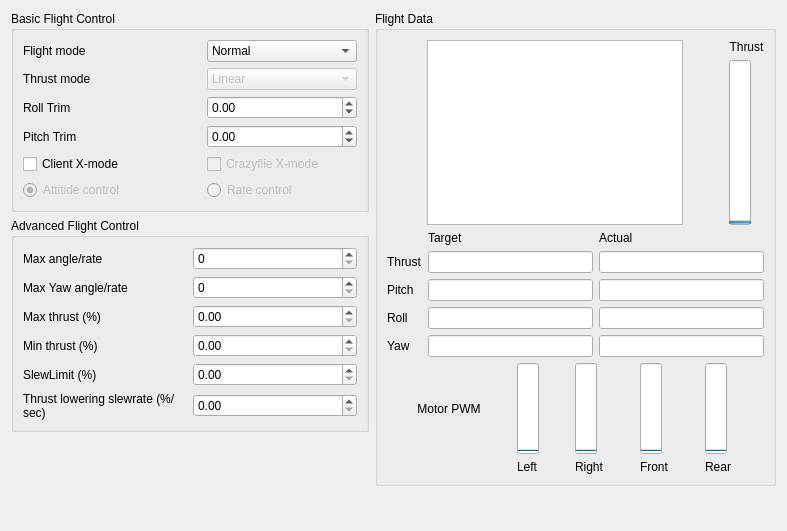
<?xml version="1.0" encoding="UTF-8"?>
<ui version="4.0">
 <class>Form</class>
 <widget class="QWidget" name="Form">
  <property name="geometry">
   <rect>
    <x>0</x>
    <y>0</y>
    <width>787</width>
    <height>531</height>
   </rect>
  </property>
  <property name="windowTitle">
   <string>Form</string>
  </property>
  <layout class="QHBoxLayout" name="horizontalLayout">
   <item>
    <layout class="QVBoxLayout" name="verticalLayout">
     <item>
      <widget class="QGroupBox" name="groupBox_2">
       <property name="title">
        <string>Basic Flight Control</string>
       </property>
       <layout class="QHBoxLayout" name="horizontalLayout_3">
        <item>
         <layout class="QGridLayout" name="gridLayout_3">
          <item row="1" column="1">
           <widget class="QComboBox" name="flightModeCombo">
            <property name="minimumSize">
             <size>
              <width>150</width>
              <height>0</height>
             </size>
            </property>
            <property name="maximumSize">
             <size>
              <width>150</width>
              <height>16777215</height>
             </size>
            </property>
            <property name="toolTip">
             <string>&lt;html&gt;&lt;head/&gt;&lt;body&gt;&lt;p&gt;Select what flightmode to use:&lt;/p&gt;&lt;p&gt; * Safe prevents crashing&lt;/p&gt;&lt;p&gt; * Crazy does not prevent crashing :)&lt;/p&gt;&lt;/body&gt;&lt;/html&gt;</string>
            </property>
            <property name="editable">
             <bool>false</bool>
            </property>
            <property name="currentIndex">
             <number>0</number>
            </property>
            <item>
             <property name="text">
              <string>Normal</string>
             </property>
            </item>
            <item>
             <property name="text">
              <string>Advanced</string>
             </property>
            </item>
           </widget>
          </item>
          <item row="0" column="1">
           <spacer name="verticalSpacer_3">
            <property name="orientation">
             <enum>Qt::Vertical</enum>
            </property>
            <property name="sizeType">
             <enum>QSizePolicy::Maximum</enum>
            </property>
            <property name="sizeHint" stdset="0">
             <size>
              <width>0</width>
              <height>0</height>
             </size>
            </property>
           </spacer>
          </item>
          <item row="2" column="0">
           <widget class="QLabel" name="label_5">
            <property name="text">
             <string>Thrust mode</string>
            </property>
           </widget>
          </item>
          <item row="2" column="1">
           <widget class="QComboBox" name="thrustModeCombo">
            <property name="enabled">
             <bool>false</bool>
            </property>
            <item>
             <property name="text">
              <string>Linear</string>
             </property>
            </item>
            <item>
             <property name="text">
              <string>Quadratic</string>
             </property>
            </item>
           </widget>
          </item>
          <item row="3" column="0">
           <widget class="QLabel" name="label_2">
            <property name="text">
             <string>Roll Trim</string>
            </property>
           </widget>
          </item>
          <item row="3" column="1">
           <widget class="QDoubleSpinBox" name="targetCalRoll">
            <property name="minimum">
             <double>-20.000000000000000</double>
            </property>
            <property name="maximum">
             <double>20.000000000000000</double>
            </property>
            <property name="singleStep">
             <double>0.200000000000000</double>
            </property>
           </widget>
          </item>
          <item row="4" column="1">
           <widget class="QDoubleSpinBox" name="targetCalPitch">
            <property name="minimum">
             <double>-20.000000000000000</double>
            </property>
            <property name="maximum">
             <double>20.000000000000000</double>
            </property>
            <property name="singleStep">
             <double>0.200000000000000</double>
            </property>
           </widget>
          </item>
          <item row="4" column="0">
           <widget class="QLabel" name="label_3">
            <property name="text">
             <string>Pitch Trim</string>
            </property>
           </widget>
          </item>
          <item row="1" column="0">
           <widget class="QLabel" name="label_4">
            <property name="minimumSize">
             <size>
              <width>100</width>
              <height>0</height>
             </size>
            </property>
            <property name="text">
             <string>Flight mode</string>
            </property>
           </widget>
          </item>
          <item row="5" column="1">
           <widget class="QCheckBox" name="crazyflieXModeCheckbox">
            <property name="enabled">
             <bool>false</bool>
            </property>
            <property name="text">
             <string>Crazyflie X-mode</string>
            </property>
           </widget>
          </item>
          <item row="5" column="0">
           <widget class="QCheckBox" name="clientXModeCheckbox">
            <property name="text">
             <string>Client X-mode</string>
            </property>
           </widget>
          </item>
          <item row="6" column="0">
           <widget class="QRadioButton" name="angularPidRadioButton">
            <property name="enabled">
             <bool>false</bool>
            </property>
            <property name="text">
             <string>Attitide control</string>
            </property>
            <property name="checked">
             <bool>true</bool>
            </property>
           </widget>
          </item>
          <item row="6" column="1">
           <widget class="QRadioButton" name="ratePidRadioButton">
            <property name="enabled">
             <bool>false</bool>
            </property>
            <property name="text">
             <string>Rate control</string>
            </property>
           </widget>
          </item>
         </layout>
        </item>
       </layout>
      </widget>
     </item>
     <item>
      <widget class="QGroupBox" name="groupBox_3">
       <property name="title">
        <string>Advanced Flight Control</string>
       </property>
       <layout class="QHBoxLayout" name="horizontalLayout_4">
        <item>
         <layout class="QGridLayout" name="gridLayout_4">
          <item row="2" column="0">
           <widget class="QLabel" name="label_9">
            <property name="text">
             <string>Max thrust (%)</string>
            </property>
           </widget>
          </item>
          <item row="0" column="0">
           <widget class="QLabel" name="label_7">
            <property name="layoutDirection">
             <enum>Qt::LeftToRight</enum>
            </property>
            <property name="text">
             <string>Max angle/rate</string>
            </property>
           </widget>
          </item>
          <item row="3" column="0">
           <widget class="QLabel" name="label">
            <property name="text">
             <string>Min thrust (%)</string>
            </property>
           </widget>
          </item>
          <item row="5" column="0">
           <widget class="QLabel" name="label_26">
            <property name="text">
             <string>Thrust lowering slewrate (%/sec)</string>
            </property>
            <property name="wordWrap">
             <bool>true</bool>
            </property>
           </widget>
          </item>
          <item row="4" column="0">
           <widget class="QLabel" name="label_31">
            <property name="text">
             <string>SlewLimit (%)</string>
            </property>
           </widget>
          </item>
          <item row="1" column="0">
           <widget class="QLabel" name="label_32">
            <property name="text">
             <string>Max Yaw angle/rate</string>
            </property>
           </widget>
          </item>
          <item row="2" column="1">
           <widget class="QDoubleSpinBox" name="maxThrust"/>
          </item>
          <item row="3" column="1">
           <widget class="QDoubleSpinBox" name="minThrust"/>
          </item>
          <item row="4" column="1">
           <widget class="QDoubleSpinBox" name="slewEnableLimit"/>
          </item>
          <item row="5" column="1">
           <widget class="QDoubleSpinBox" name="thrustLoweringSlewRateLimit"/>
          </item>
          <item row="1" column="1">
           <widget class="QSpinBox" name="maxYawRate">
            <property name="minimum">
             <number>0</number>
            </property>
            <property name="maximum">
             <number>500</number>
            </property>
            <property name="value">
             <number>0</number>
            </property>
           </widget>
          </item>
          <item row="0" column="1">
           <widget class="QSpinBox" name="maxAngle">
            <property name="minimum">
             <number>0</number>
            </property>
            <property name="maximum">
             <number>500</number>
            </property>
            <property name="value">
             <number>0</number>
            </property>
           </widget>
          </item>
         </layout>
        </item>
       </layout>
      </widget>
     </item>
     <item>
      <spacer name="verticalSpacer">
       <property name="orientation">
        <enum>Qt::Vertical</enum>
       </property>
       <property name="sizeHint" stdset="0">
        <size>
         <width>20</width>
         <height>403</height>
        </size>
       </property>
      </spacer>
     </item>
     <item>
      <spacer name="horizontalSpacer">
       <property name="orientation">
        <enum>Qt::Horizontal</enum>
       </property>
       <property name="sizeHint" stdset="0">
        <size>
         <width>40</width>
         <height>20</height>
        </size>
       </property>
      </spacer>
     </item>
    </layout>
   </item>
   <item>
    <layout class="QVBoxLayout" name="verticalLayout_3">
     <property name="sizeConstraint">
      <enum>QLayout::SetDefaultConstraint</enum>
     </property>
     <item>
      <widget class="QGroupBox" name="groupBox">
       <property name="title">
        <string>Flight Data</string>
       </property>
       <layout class="QVBoxLayout" name="verticalLayout_2">
        <item>
         <layout class="QGridLayout" name="gridLayout">
          <item row="0" column="3">
           <layout class="QVBoxLayout" name="verticalLayout_4">
            <item>
             <widget class="QLabel" name="label_6">
              <property name="text">
               <string>Thrust</string>
              </property>
              <property name="alignment">
               <set>Qt::AlignCenter</set>
              </property>
             </widget>
            </item>
            <item>
             <widget class="QProgressBar" name="thrustProgress">
              <property name="sizePolicy">
               <sizepolicy hsizetype="Maximum" vsizetype="Expanding">
                <horstretch>0</horstretch>
                <verstretch>0</verstretch>
               </sizepolicy>
              </property>
              <property name="sizeIncrement">
               <size>
                <width>0</width>
                <height>0</height>
               </size>
              </property>
              <property name="maximum">
               <number>65600</number>
              </property>
              <property name="value">
               <number>24</number>
              </property>
              <property name="alignment">
               <set>Qt::AlignCenter</set>
              </property>
              <property name="orientation">
               <enum>Qt::Vertical</enum>
              </property>
             </widget>
            </item>
           </layout>
          </item>
          <item row="0" column="1">
           <widget class="QTextEdit" name="textEdit">
            <property name="documentTitle">
             <string/>
            </property>
            <property name="html">
             <string>&lt;!DOCTYPE HTML PUBLIC &quot;-//W3C//DTD HTML 4.0//EN&quot; &quot;http://www.w3.org/TR/REC-html40/strict.dtd&quot;&gt;
&lt;html&gt;&lt;head&gt;&lt;meta name=&quot;qrichtext&quot; content=&quot;1&quot; /&gt;&lt;style type=&quot;text/css&quot;&gt;
p, li { white-space: pre-wrap; }
&lt;/style&gt;&lt;/head&gt;&lt;body style=&quot; font-family:'Ubuntu'; font-size:11pt; font-weight:400; font-style:normal;&quot;&gt;
&lt;p style=&quot;-qt-paragraph-type:empty; margin-top:0px; margin-bottom:0px; margin-left:0px; margin-right:0px; -qt-block-indent:0; text-indent:0px;&quot;&gt;&lt;br /&gt;&lt;/p&gt;&lt;/body&gt;&lt;/html&gt;</string>
            </property>
           </widget>
          </item>
          <item row="0" column="0">
           <spacer name="horizontalSpacer_2">
            <property name="orientation">
             <enum>Qt::Horizontal</enum>
            </property>
            <property name="sizeHint" stdset="0">
             <size>
              <width>40</width>
              <height>20</height>
             </size>
            </property>
           </spacer>
          </item>
          <item row="0" column="2">
           <spacer name="horizontalSpacer_3">
            <property name="orientation">
             <enum>Qt::Horizontal</enum>
            </property>
            <property name="sizeHint" stdset="0">
             <size>
              <width>40</width>
              <height>20</height>
             </size>
            </property>
           </spacer>
          </item>
         </layout>
        </item>
        <item>
         <layout class="QGridLayout" name="gridLayout_5">
          <item row="3" column="1">
           <widget class="QLineEdit" name="targetPitch"/>
          </item>
          <item row="2" column="2">
           <widget class="QLineEdit" name="actualThrust"/>
          </item>
          <item row="5" column="2">
           <widget class="QLineEdit" name="actualYaw"/>
          </item>
          <item row="4" column="1">
           <widget class="QLineEdit" name="targetRoll"/>
          </item>
          <item row="5" column="0">
           <widget class="QLabel" name="label_13">
            <property name="text">
             <string>Yaw</string>
            </property>
           </widget>
          </item>
          <item row="4" column="2">
           <widget class="QLineEdit" name="actualRoll"/>
          </item>
          <item row="3" column="2">
           <widget class="QLineEdit" name="actualPitch"/>
          </item>
          <item row="5" column="1">
           <widget class="QLineEdit" name="targetYaw"/>
          </item>
          <item row="1" column="1">
           <widget class="QLabel" name="label_14">
            <property name="text">
             <string>Target</string>
            </property>
           </widget>
          </item>
          <item row="3" column="0">
           <widget class="QLabel" name="label_11">
            <property name="text">
             <string>Pitch</string>
            </property>
           </widget>
          </item>
          <item row="4" column="0">
           <widget class="QLabel" name="label_12">
            <property name="text">
             <string>Roll</string>
            </property>
           </widget>
          </item>
          <item row="1" column="2">
           <widget class="QLabel" name="label_15">
            <property name="text">
             <string>Actual</string>
            </property>
           </widget>
          </item>
          <item row="2" column="0">
           <widget class="QLabel" name="label_16">
            <property name="text">
             <string>Thrust</string>
            </property>
           </widget>
          </item>
          <item row="2" column="1">
           <widget class="QLineEdit" name="targetThrust"/>
          </item>
         </layout>
        </item>
        <item>
         <layout class="QGridLayout" name="gridLayout_7">
          <item row="0" column="3">
           <widget class="QProgressBar" name="actualM3">
            <property name="maximum">
             <number>65535</number>
            </property>
            <property name="value">
             <number>0</number>
            </property>
            <property name="orientation">
             <enum>Qt::Vertical</enum>
            </property>
           </widget>
          </item>
          <item row="0" column="1">
           <widget class="QProgressBar" name="actualM1">
            <property name="maximum">
             <number>65535</number>
            </property>
            <property name="value">
             <number>0</number>
            </property>
            <property name="orientation">
             <enum>Qt::Vertical</enum>
            </property>
           </widget>
          </item>
          <item row="0" column="4">
           <widget class="QProgressBar" name="actualM4">
            <property name="maximum">
             <number>65535</number>
            </property>
            <property name="value">
             <number>0</number>
            </property>
            <property name="orientation">
             <enum>Qt::Vertical</enum>
            </property>
           </widget>
          </item>
          <item row="0" column="2">
           <widget class="QProgressBar" name="actualM2">
            <property name="maximum">
             <number>65535</number>
            </property>
            <property name="value">
             <number>0</number>
            </property>
            <property name="orientation">
             <enum>Qt::Vertical</enum>
            </property>
           </widget>
          </item>
          <item row="1" column="1">
           <widget class="QLabel" name="label_23">
            <property name="text">
             <string>Left</string>
            </property>
           </widget>
          </item>
          <item row="1" column="2">
           <widget class="QLabel" name="label_20">
            <property name="text">
             <string>Right</string>
            </property>
           </widget>
          </item>
          <item row="1" column="3">
           <widget class="QLabel" name="label_21">
            <property name="text">
             <string>Front</string>
            </property>
           </widget>
          </item>
          <item row="1" column="4">
           <widget class="QLabel" name="label_22">
            <property name="text">
             <string>Rear</string>
            </property>
           </widget>
          </item>
          <item row="0" column="0">
           <widget class="QLabel" name="label_24">
            <property name="sizePolicy">
             <sizepolicy hsizetype="Fixed" vsizetype="Preferred">
              <horstretch>0</horstretch>
              <verstretch>0</verstretch>
             </sizepolicy>
            </property>
            <property name="text">
             <string>Motor PWM</string>
            </property>
            <property name="alignment">
             <set>Qt::AlignCenter</set>
            </property>
           </widget>
          </item>
         </layout>
        </item>
       </layout>
      </widget>
     </item>
     <item>
      <spacer name="verticalSpacer_5">
       <property name="orientation">
        <enum>Qt::Vertical</enum>
       </property>
       <property name="sizeHint" stdset="0">
        <size>
         <width>20</width>
         <height>40</height>
        </size>
       </property>
      </spacer>
     </item>
    </layout>
   </item>
  </layout>
 </widget>
 <resources/>
 <connections/>
</ui>
